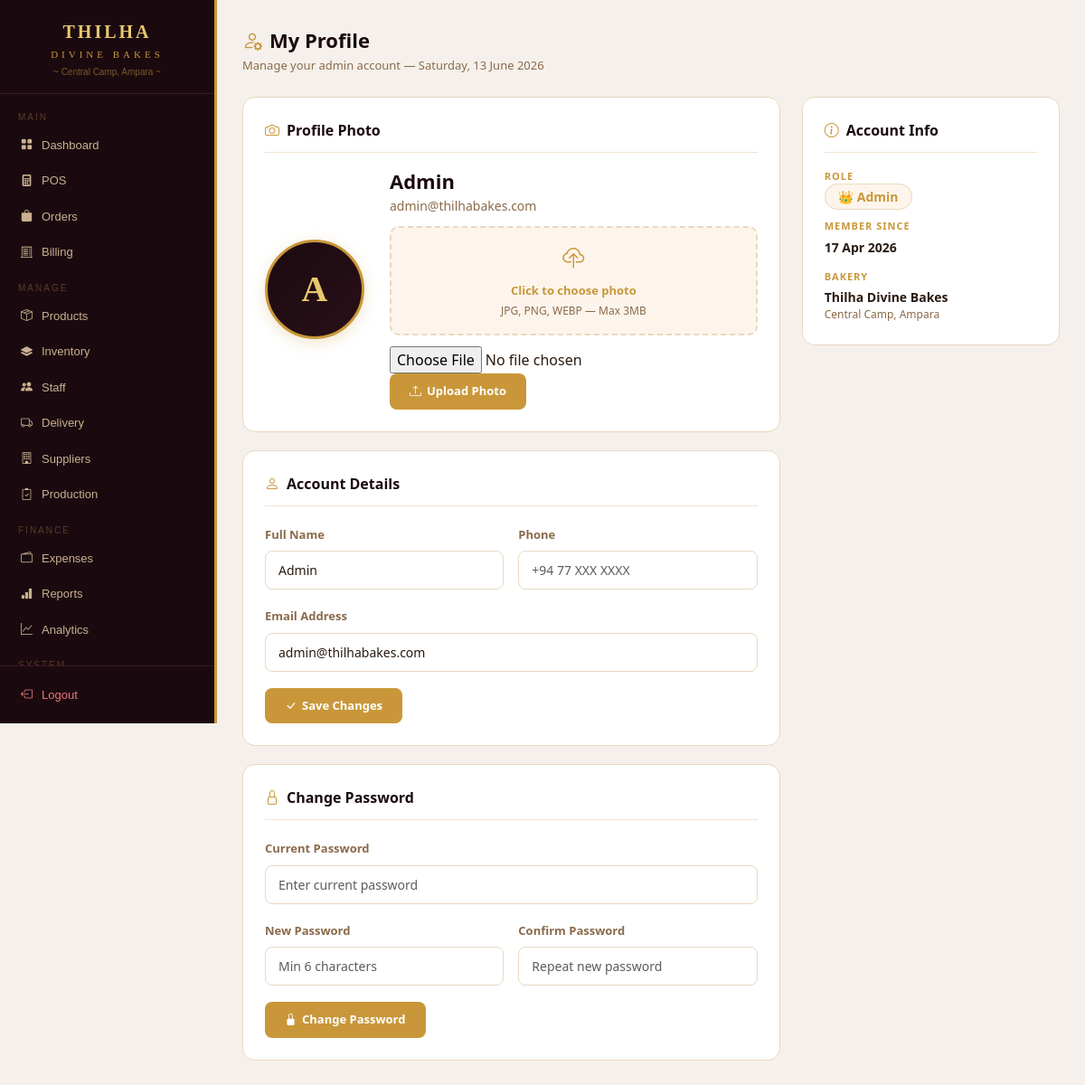
/admin/admin_profile.php (signed in), run on the app's committed database.
### tables this page shows
CREATE TABLE `users` (
  `user_id` int(11) NOT NULL,
  `name` varchar(100) NOT NULL,
  `email` varchar(100) NOT NULL,
  `password` varchar(255) NOT NULL,
  `phone` varchar(15) DEFAULT NULL,
  `address` text DEFAULT NULL,
  `role` enum('admin','customer','staff') DEFAULT 'customer',
  `loyalty_points` int(11) DEFAULT 0,
  `birthday` date DEFAULT NULL,
  `created_at` timestamp NOT NULL DEFAULT current_timestamp(),
  `profile_photo` varchar(255) DEFAULT NULL
);

### admin/admin_profile.php (the view, shortened to what this page needs)
<?php
require_once '../includes/db.php';
$uid = (int)$_SESSION['user_id'];
$user = mysqli_fetch_assoc(mysqli_query($conn,"SELECT * FROM users WHERE user_id=$uid"));
?>
<!DOCTYPE html>
<html lang="en">
<head>
<link href="https://cdn.jsdelivr.net/npm/bootstrap@5.3.0/dist/css/bootstrap.min.css" rel="stylesheet">
<link href="https://cdn.jsdelivr.net/npm/bootstrap-icons@1.10.5/font/bootstrap-icons.css" rel="stylesheet">
</head>
<body>
<?php include '../includes/sidebar.php'; ?>
<div class="main">
  <div class="page-title"><i class="bi bi-person-gear me-2" style="color:#c9973a;"></i>My Profile</div>
  <div class="page-sub">Manage your admin account — <?= date('l, d F Y') ?></div>
  <div class="row g-4">
    <div class="col-lg-8">
      <div class="card-box">
        <div class="card-title"><i class="bi bi-camera me-2" style="color:#c9973a;"></i>Profile Photo</div>
        <div class="photo-section">
          <div class="photo-display">
            <?php if ($user['profile_photo'] && file_exists('../assets/images/'.$user['profile_photo'])): ?>
            <img src="../assets/images/<?= htmlspecialchars($user['profile_photo']) ?>"
                 class="profile-photo-img" id="currentPhotoDisplay">
            <?php else: ?>
            <div class="profile-avatar" id="currentPhotoDisplay">
              <?= strtoupper(substr($user['name'],0,1)) ?>
            </div>
            <?php endif; ?>
          </div>
          <div class="photo-info">
            <h3><?= htmlspecialchars($user['name']) ?></h3>
            <p><?= htmlspecialchars($user['email']) ?></p>
            <form method="POST" enctype="multipart/form-data">
              <div class="photo-upload-area" onclick="document.getElementById('photoInput').click()">
                <i class="bi bi-cloud-upload" style="font-size:24px;color:#c9973a;display:block;margin-bottom:8px;"></i>
                <div style="font-size:13px;font-weight:600;color:#c9973a;">Click to choose photo</div>
                <div style="font-size:12px;color:#8a6a4a;margin-top:4px;">JPG, PNG, WEBP — Max 3MB</div>
              </div>
              <input type="file" name="profile_photo" id="photoInput"
                     accept="image/*" onchange="previewPhoto(this)">
              <div style="display:flex;gap:10px;flex-wrap:wrap;">
                <button type="submit" class="btn-gold">
                  <i class="bi bi-upload"></i> Upload Photo
                </button>
              </div>
            </form>
          </div>
        </div>
      </div>
      <div class="card-box">
        <div class="card-title"><i class="bi bi-person me-2" style="color:#c9973a;"></i>Account Details</div>
        <form method="POST">
          <div class="row g-3">
            <div class="col-md-6">
              <label class="form-label">Full Name</label>
              <input type="text" name="name" class="form-control"
                     value="<?= htmlspecialchars($user['name']) ?>" required>
            </div>
            <div class="col-md-6">
              <label class="form-label">Phone</label>
              <input type="text" name="phone" class="form-control"
                     value="<?= htmlspecialchars($user['phone']??'') ?>"
                     placeholder="+94 77 XXX XXXX">
            </div>
            <div class="col-12">
              <label class="form-label">Email Address</label>
              <input type="email" name="email" class="form-control"
                     value="<?= htmlspecialchars($user['email']) ?>" required>
            </div>
          </div>
          <div style="margin-top:18px;">
            <button type="submit" class="btn-gold">
              <i class="bi bi-check-lg"></i> Save Changes
            </button>
          </div>
        </form>
      </div>
      <div class="card-box">
        <div class="card-title"><i class="bi bi-lock me-2" style="color:#c9973a;"></i>Change Password</div>
        <form method="POST">
          <div class="row g-3">
            <div class="col-12">
              <label class="form-label">Current Password</label>
              <input type="password" name="current_password" class="form-control"
                     placeholder="Enter current password" required>
            </div>
            <div class="col-md-6">
              <label class="form-label">New Password</label>
              <input type="password" name="new_password" class="form-control"
                     placeholder="Min 6 characters" required>
            </div>
            <div class="col-md-6">
              <label class="form-label">Confirm Password</label>
              <input type="password" name="confirm_password" class="form-control"
                     placeholder="Repeat new password" required>
            </div>
          </div>
          <div style="margin-top:18px;">
            <button type="submit" class="btn-gold">
              <i class="bi bi-lock-fill"></i> Change Password
            </button>
          </div>
        </form>
      </div>
    </div>
    <div class="col-lg-4">
      <div class="card-box">
        <div class="card-title"><i class="bi bi-info-circle me-2" style="color:#c9973a;"></i>Account Info</div>
        <div style="display:flex;flex-direction:column;gap:14px;">
          <div>
            <div style="font-size:11px;color:#c9973a;font-weight:700;letter-spacing:1px;text-transform:uppercase;margin-bottom:4px;">Role</div>
            <div style="font-size:14px;font-weight:600;">
              <span style="background:#fdf5ec;border:1px solid #e8d8c0;border-radius:99px;padding:4px 14px;color:#c9973a;">
                👑 Admin
              </span>
            </div>
          </div>
          <div>
            <div style="font-size:11px;color:#c9973a;font-weight:700;letter-spacing:1px;text-transform:uppercase;margin-bottom:4px;">Member Since</div>
            <div style="font-size:14px;font-weight:600;"><?= date('d M Y', strtotime($user['created_at'])) ?></div>
          </div>
          <div>
            <div style="font-size:11px;color:#c9973a;font-weight:700;letter-spacing:1px;text-transform:uppercase;margin-bottom:4px;">Bakery</div>
            <div style="font-size:14px;font-weight:600;">Thilha Divine Bakes</div>
            <div style="font-size:12px;color:#8a6a4a;">Central Camp, Ampara</div>
          </div>
        </div>
      </div>
    </div>
  </div>
</div>
</body>
</html>

### admin/admin_profile.php (style rules this page uses)
* { box-sizing:border-box; }
body { background:#f5f0eb;font-family:'Segoe UI',sans-serif;color:#2a1a10;margin:0; }
.page-title { font-size:22px;font-weight:700;color:#1a0a0f;margin-bottom:2px; }
.page-sub { font-size:13px;color:#8a6a4a;margin-bottom:24px; }
.card-box { background:#fff;border:1px solid #e8d8c0;border-radius:14px;padding:24px;margin-bottom:20px; }
.card-title { font-size:16px;font-weight:600;color:#1a0a0f;margin-bottom:18px;padding-bottom:12px;border-bottom:1px solid #f0e4d0; }
.form-label { font-size:13px;color:#8a6a4a;font-weight:600; }
.form-control { border:1px solid #e8d8c0;border-radius:8px;font-size:14px;color:#2a1a10;padding:10px 14px; }
.btn-gold { background:#c9973a;border:none;border-radius:8px;color:#fff;font-weight:600;padding:10px 22px;font-size:13px;cursor:pointer;display:inline-flex;align-items:center;gap:6px; }
.photo-section { display:flex;align-items:center;gap:28px;flex-wrap:wrap; }
.photo-display { position:relative;flex-shrink:0; }
.profile-avatar { width:110px;height:110px;border-radius:50%; background:linear-gradient(135deg,#1a0a0f,#2a1018); border:3px solid #c9973a; display:flex;align-items:center;justify-content:center; font-family:Georgia,serif;font-size:40px;font-weight:900; color:#e8c870; box-shadow:0 4px 16px rgba(201,151,58,0.25); }
.photo-info { flex:1; }
.photo-info h3 { font-size:22px;font-weight:700;color:#1a0a0f;margin-bottom:4px; }
.photo-info p { font-size:14px;color:#8a6a4a;margin-bottom:12px; }
.photo-upload-area { border:2px dashed #e8d8c0;border-radius:10px; padding:16px;background:#fdf5ec; transition:border .2s;cursor:pointer; text-align:center;margin-bottom:12px; }

### includes/sidebar.php (style rules this page uses)
.main { margin-left:240px;padding:28px; }

### data on the page
users: name "A", name "Admin", email "admin@thilhabakes.com", created_at "17 Apr 2026"
